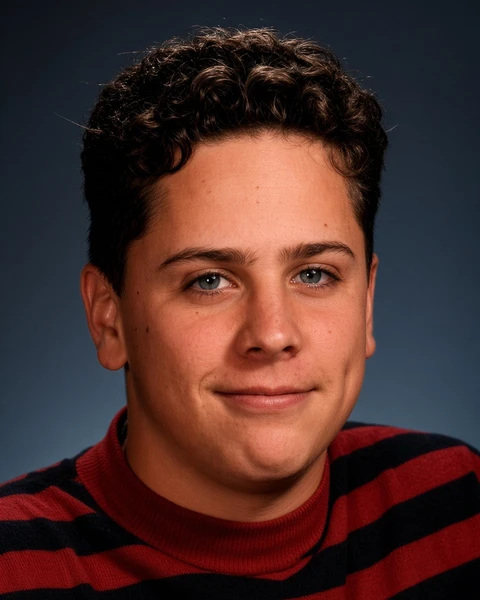
#> input picture brawler-new/fam/blaine.webp, 480 x 600 px
$ python clean_paint.py ../../../brawler-new/fam/blaine.webp ../../../brawler-new/fam/brent.webp ../../../brawler-new/fam/brent.webp 1.0
#> lines starting #> are read from the running program, lines starting #| are printed output that depends on the picture; after the words box and inside, x2 and y2 are one past the last pixel; in counts of white or black regions, pixels touching at a corner belong together
"""Tidy a FLUX Kontext paint-over: drop the ground shadow or puddle the painter added under the
object, and calm the colours so it sits with the other paintings.
Usage: python3 -I clean_paint.py IN.png OUT.png [shadow|blue|none] [saturation]"""
import sys
import numpy as np
from PIL import Image
src, out = sys.argv[1], sys.argv[2]
mode = sys.argv[3] if len(sys.argv) > 3 else 'none'
sat = float(sys.argv[4]) if len(sys.argv) > 4 else 0.78
a = np.asarray(Image.open(src).convert('RGB')).astype(float)
r, g, b = a[..., 0], a[..., 1], a[..., 2]
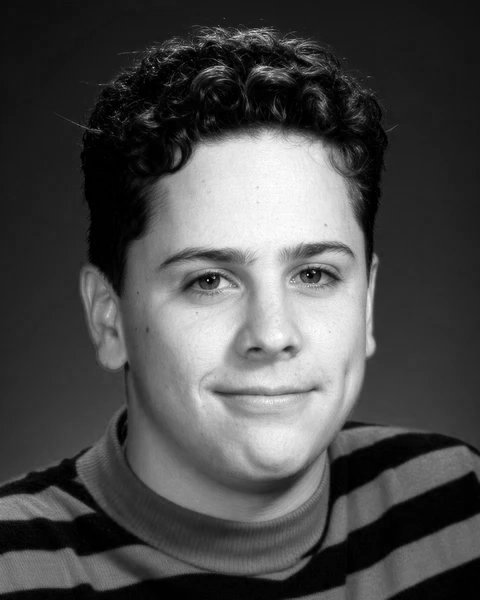
#> r: shape (600, 480) float64; min 0, max 255, mean 75.5
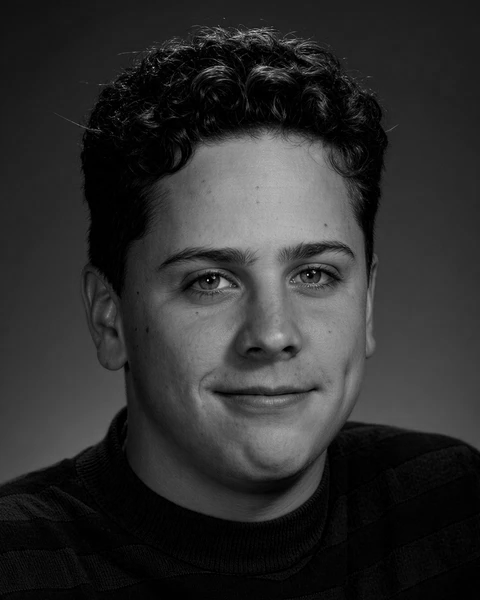
#> g: shape (600, 480) float64; min 0, max 213, mean 46.2
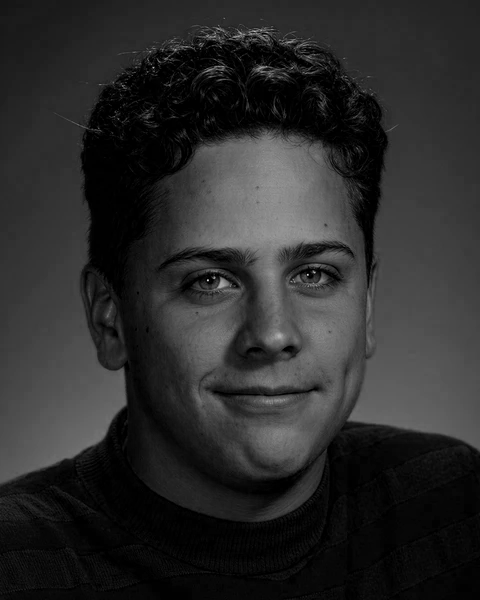
#> b: shape (600, 480) float64; min 0, max 214, mean 43.1
mx, mn = a.max(axis=2), a.min(axis=2)
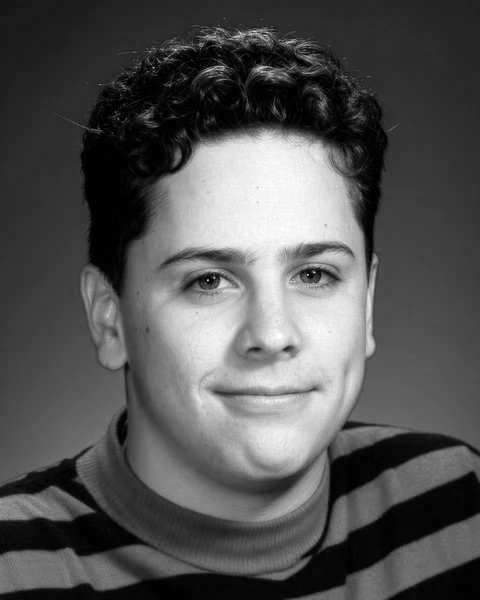
#> mx: shape (600, 480) float64; min 0, max 255, mean 83.8
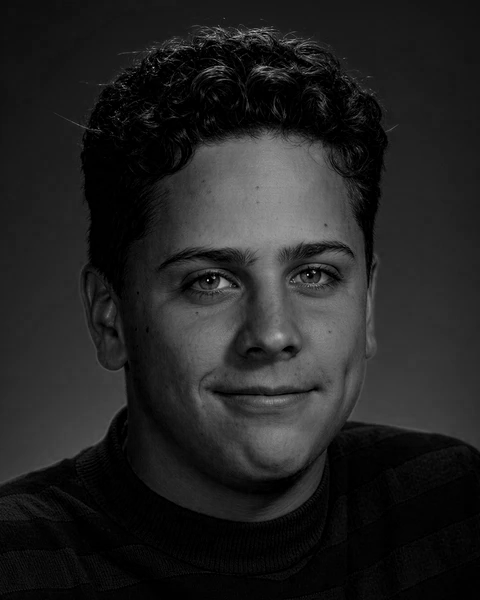
#> mn: shape (600, 480) float64; min 0, max 211, mean 34.5
h = a.shape[0]
#> h = 600
ink = mn < 235
#> ink: shape (600, 480) bool; every value is 1
ys = np.nonzero(ink.any(axis=1))[0]; top, bot = ys.min(), ys.max()
#> after `ys = np.nonzero(ink.any(axis=1))[0]`: ys = 600 values from 0 to 599
#> after `top, bot = (ys.min(), ys.max())`: top = 0; bot = 599
low = np.arange(h)[:, None] > bot - (bot - top) * 0.3          # only the bottom part of the object
if mode == 'shadow':   # pale grey / tan smudge under the object
    kill = low & (mn > 110) & ((mx - mn) < 95) & (g < r + 12)
    a[kill] = 255
elif mode == 'blue':   # bright blue puddle
    kill = low & (b > 150) & (r < 110) & (b - r > 70)
    a[kill] = 255
a[a.min(axis=2) > 212] = 255      # faint leftovers
lum = a @ np.array([.299, .587, .114])
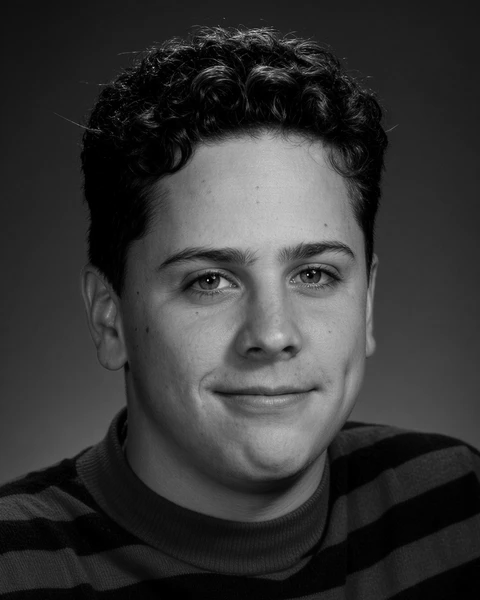
#> lum: shape (600, 480) float64; min 0, max 213.1, mean 54.6
keep = (a.min(axis=2) < 250)[..., None]
a = np.where(keep, lum[..., None] + (a - lum[..., None]) * sat, a)
Image.fromarray(np.clip(a, 0, 255).astype('uint8')).save(out)

$ run again, on brawler-new/fam/face_chris.webp
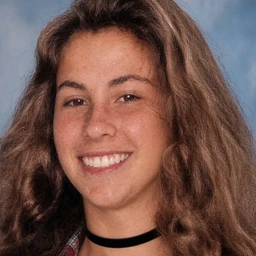
#> input picture brawler-new/fam/face_chris.webp, 256 x 256 px
#> `mx, mn = a.max(axis=2), a.min(axis=2)`:
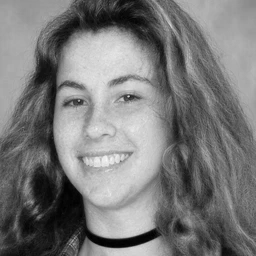
#> mx: shape (256, 256) float64; min 0, max 249, mean 121
#> `mx, mn = a.max(axis=2), a.min(axis=2)`:
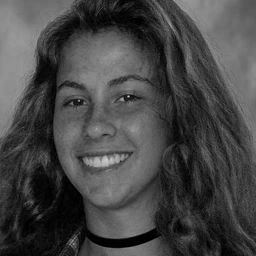
#> mn: shape (256, 256) float64; min 0, max 209, mean 69.8
#> ink: shape (256, 256) bool; every value is 1
#> ys = 256 values from 0 to 255
#> top = 0; bot = 255
